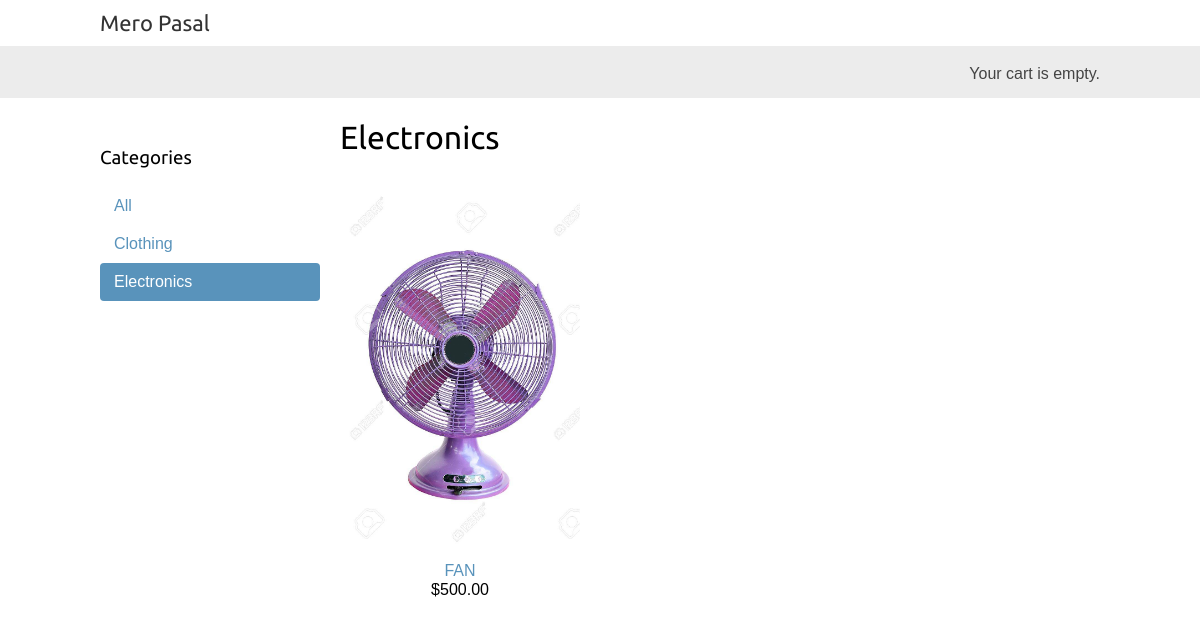
Screenshot of /electronics/ with the database file from the repository.
### Product/models.py (models this page shows, shortened)
class Category(models.Model):
    name = models.CharField(max_length=50)
    slug = models.SlugField(max_length=255, unique=True)
    description = models.TextField()
    meta_keywords = models.CharField(max_length=255)
    meta_description = models.CharField(max_length=255)
    created_at = models.DateTimeField(auto_now_add=True)
    updated_at = models.DateTimeField(auto_now=True)
    is_active = models.BooleanField(default=False)
    class Meta:
        db_table = 'categories'
        verbose_name = 'category'
        ordering = ('name',)
        verbose_name_plural = 'categories'
    def get_absolute_url(self):
        return reverse('Product:product_list_by_category',
               args=[self.slug])

class Product(models.Model):
    category = models.ForeignKey(
        Category, related_name='products',  on_delete=models.CASCADE)
    name = models.CharField(max_length=50)
    slug = models.SlugField(max_length=255, db_index=True)
    brand = models.CharField(max_length=255)
    sku = models.CharField(max_length=50)
    price = models.DecimalField(max_digits=9, decimal_places=2)
    old_price = models.DecimalField(
        max_digits=9, decimal_places=2, default=0.00)
    image = models.ImageField(upload_to='')
    quantity = models.IntegerField(default=0)
    description = models.TextField()
    stock = models.IntegerField()
    meta_keywords = models.CharField(max_length=255)
    meta_description = models.CharField(max_length=255)
    is_available = models.BooleanField(default=False)
    is_bestseller = models.BooleanField(default=False)
    is_featured = models.BooleanField(default=False)
    created_at = models.DateTimeField(auto_now_add=True)
    modified_at = models.DateTimeField(auto_now=True)
    class Meta:
        db_table = 'products'
        verbose_name_plural = "Products"
        ordering = ('name',)
        index_together = (('id', 'slug'),)
    def get_absolute_url(self):
        return reverse('Product:product_detail',
                       args=[self.id, self.slug])

### Product/views.py (the view)
# urls.py: path('', views.product_list, name='product_list'),
def product_list(request, category_slug=None):
    category = None
    categories = Category.objects.all()
    products = Product.objects.filter(is_available=True)
    if category_slug:
        category = get_object_or_404(Category, slug=category_slug)
        products = products.filter(category=category)
    return render(request,
                  'list.html',
                  {'category': category,
                   'categories': categories,
                   'products': products})

### cart/cart.py (called while the page is built)
    def __len__(self):
        return sum(item['quantity'] for item in self.cart.values())

### cart/context_processors.py (called while the page is built)
def cart(request):
    return {'cart': Cart(request)}

### Product/templates/list.html (shortened to what this page needs)
{% extends 'base.html' %}
{% load static %}
{% block content %}
  <div id="sidebar">
    <h3>Categories</h3>
    <ul>
      <li {% if not category %}class="selected"{% endif %}>
        <a href="{% url 'Product:product_list' %}">All</a>
      </li>
      {% for c in categories %}
        <li {% if category.slug == c.slug %}class="selected"{% endif %}>
          <a href="{{ c.get_absolute_url }}">{{ c.name }}</a>
        </li>
      {% endfor %}
    </ul>
  </div>
  <div id="main" class="product-list">
    <h1>{% if category %}{{ category.name }}{% else %}Products{% endif %}</h1>
    {% for product in products %}
      <div class="item">
        <a href="{{ product.get_absolute_url }}">
          <img src="{% if product.image %}{{ product.image.url }}{% else %}{% static "img/no_image.png" %}{% endif %}">
        </a>
        <a href="{{ product.get_absolute_url }}">{{ product.name }}</a>
        <br>
        ${{ product.price }}
      </div>
    {% endfor %}
  </div>
{% endblock %}

### static/css/base.css (style rules this page uses)
body { margin:0; padding:0; font-family:helvetica, sans-serif; }
h1, h2, h3, h4, h5 , h6 { font-family: 'Ubuntu', sans-serif; font-weight:normal; }
a { text-decoration:none; color:#5993bb; }
#sidebar { width:220px; padding:30px 20px 0 0; float:left; }
#sidebar ul { margin:0; padding:0; }
#sidebar ul li { margin:0; list-style:none; padding:10px 14px; }
#sidebar ul li a { display:block; }
#sidebar ul li.selected { background:#5993bb; border-radius:4px; }
#sidebar ul li.selected a { color:#fff; }
#main { float:left; width: 96%; margin-right:-220px; overflow:hidden; }
.product-list .item { width:25%; padding:10px 20px 10px 0; float:left; text-align:center; line-height:1.2; }
.product-list .item img { width:100%; margin-bottom:8px; }

### rows the page displays
Category: name "Clothing"
Category: name "Electronics"
Product: image (picture), name "FAN", price "500.00"
